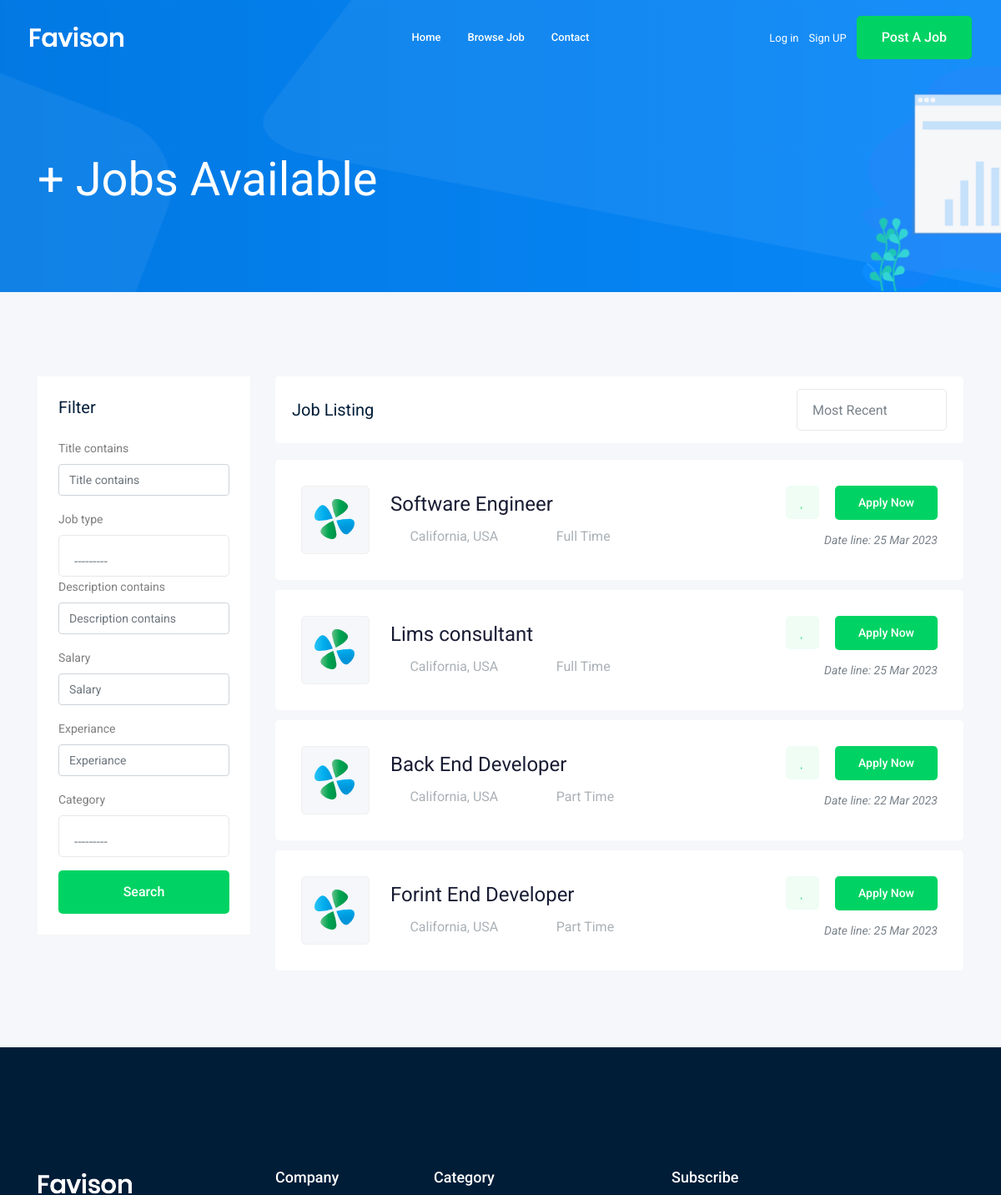
Before: /jobs/?page=2 (upper part) with the older database file.
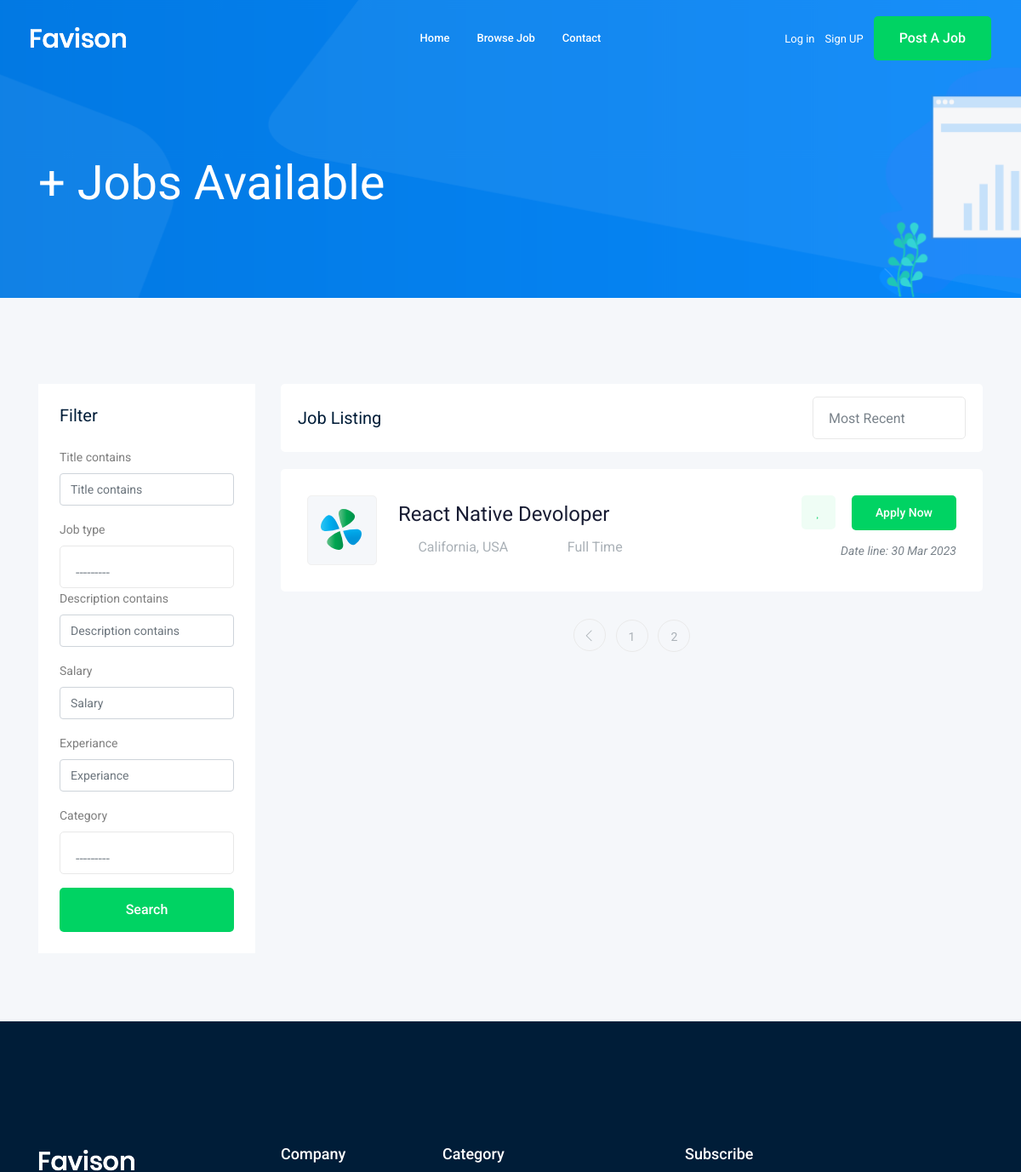
After: the same page with the newer database file.
### job/models.py (models this page shows, shortened)
class JOb(models.Model): #Table in DB
    Owner = models.ForeignKey(User, verbose_name=("Job_owner"), on_delete=models.CASCADE)
    title = models.CharField(max_length=100) # Column in DB
    Job_type = models.CharField(max_length=15, choices=JOB_TYPE)
    Description = models.TextField(max_length=1000)
    Published_At = models.DateTimeField(auto_now=True)
    Vacancy = models.IntegerField(default=1)
    Salary = models.IntegerField(default=0)
    Experiance = models.IntegerField(default=1)
    category = models.ForeignKey('Category',on_delete=models.CASCADE)
    image = models.ImageField(upload_to=Image_upload)
    slug = models.SlugField(blank=True , null=True)
    def __str__(self):
        return self.title

### job/views.py (the view)
def job_list(resquest):
    job_list = JOb.objects.all()
    myFilter = JobFilter(resquest.GET,queryset=job_list)
    job_list = myFilter.qs
    paginator = Paginator(job_list, 4)
    page_number = resquest.GET.get('page')
    page_obj = paginator.get_page(page_number)
    context = {'jobs' : page_obj , 'myFilter' : myFilter}
    return render(resquest,"job/job_list.html",context)

### job/models.py (called while the page is built)
    def __str__(self):
        return self.Name

### job/templates/job/job_list.html (shortened to what the changed rows need)
{% extends 'base.html' %}
{% load bootstrap4 %}
{% block body %}
    <div class="job_listing_area plus_padding">
        <div class="container">
            <div class="row">
                <div class="col-lg-9">
                    <div class="job_lists m-0">
                        <div class="row">
                            {% for job in jobs %}
                                <div class="col-lg-12 col-md-12">
                                    <div class="single_jobs white-bg d-flex justify-content-between">
                                        <div class="jobs_left d-flex align-items-center">
                                            <div class="thumb">
                                                <img src="img/svg_icon/1.svg" alt="">
                                            </div>
                                            <div class="jobs_conetent">
                                                <a href="{% url 'jobs:job_detail' job.slug %}"><h4>{{job}}</h4></a>
                                                <div class="links_locat d-flex align-items-center">
                                                    <div class="location">
                                                        <p> <i class="fa fa-map-marker"></i> California, USA</p>
                                                    </div>
                                                    <div class="location">
                                                        <p> <i class="fa fa-clock-o"></i>{{job.Job_type}}</p>
                                                    </div>
                                                </div>
                                            </div>
                                        </div>
                                        <div class="jobs_right">
                                            <div class="apply_now">
                                                <a class="heart_mark" href="#"> <i class="fa fa-heart"></i> </a>
                                                <a href="{% url 'jobs:job_detail' job.slug %}" class="boxed-btn3">Apply Now</a>
                                            </div>
                                            <div class="date">
                                                <p>Date line: {{job.Published_At|date:'d M o'}}</p>
                                            </div>
                                        </div>
                                    </div>
                                </div>
                            {% endfor %}
                        </div>
                        {% if jobs.has_other_pages %}
                            <div class="row">
                                <div class="col-lg-12">
                                    <div class="pagination_wrap">
                                        <ul>
                                            {% if jobs.has_previous %}
                                                <li><a href="?page={{jobs.previous_page_number}}"> <i class="ti-angle-left"></i> </a></li>
                                            {% endif %}
                                            {% for i in jobs.paginator.page_range %}
                                                <li><a href="?page={{i}}"><span>{{i}}</span></a></li>
                                            {% endfor %}
                                        </ul>
                                    </div>
                                </div>
                            </div>
                        {% endif %}
                    </div>
                </div>
            </div>
        </div>
    </div>
{% endblock body %}

Changed rows visible on the page:
no longer on this page (row unchanged): JOb: title "Software Engineer", Job_type "Full Time", Published_At "25 Mar 2023"
no longer on this page (row unchanged): JOb: title "Lims consultant", Job_type "Full Time", Published_At "25 Mar 2023"
no longer on this page (row unchanged): JOb: title "Back End Developer", Job_type "Part Time", Published_At "22 Mar 2023"
no longer on this page (row unchanged): JOb: title "Forint End Developer", Job_type "Part Time", Published_At "25 Mar 2023"
added JOb: title "React Native Devoloper", Job_type "Full Time", Published_At "30 Mar 2023"
Other visible differences:
new list line: "1"
new list line: "2"
